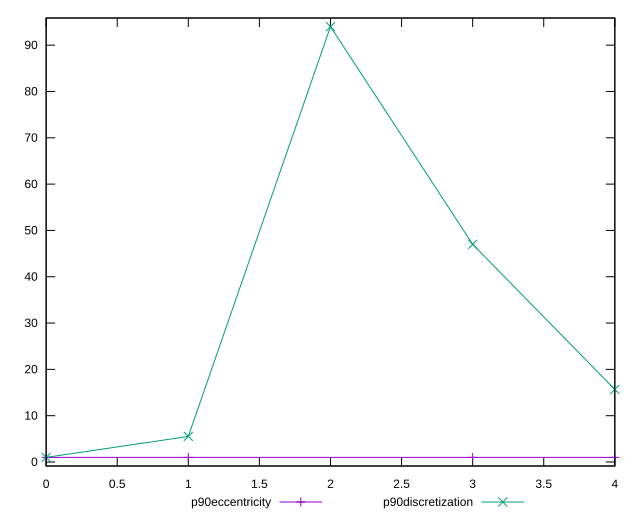

The gnuplot source for this figure:
reset

$p90Eccentricity <<EOF
0 1.0000000000000009
1 1.0000000000000018
3 0.9999999999999951
4 1.0000000000000002
EOF

$p90Discretization <<EOF
0 1
1 5.529411764705882
2 94
3 47
4 15.666666666666666
EOF

set key outside below
set xrange [0:4]
set yrange [-0.860000000000005:95.86]
set trange [-0.860000000000005:95.86]
set terminal svg size 640, 520 enhanced background rgb 'white'
set output "report_00021_2021-02-20T09:16:39.615Z/uses-long-cache-ttl/progression/eccentricity.svg"

plot $p90Eccentricity title "p90eccentricity" with linespoints, \
     $p90Discretization title "p90discretization" with linespoints

reset
